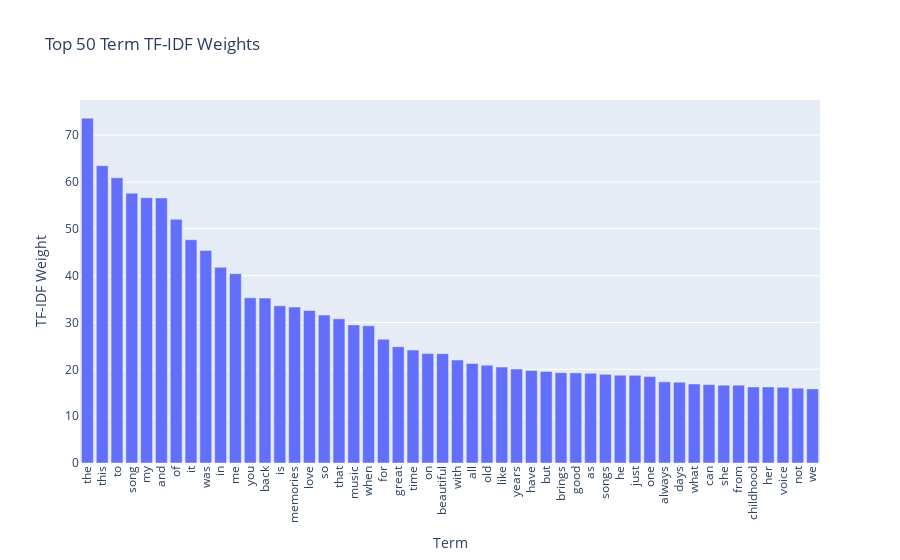

The notebook cell this image was saved under:
### Code cell
import plotly.express as px
import pandas as pd
import numpy as np

# 設定要顯示的詞語數量
num_terms_to_show = 50

# 計算 TF-IDF 權重總和，並創建一個 DataFrame
term_frequencies_tfidf = np.asarray(X_tfidf.sum(axis=0)).flatten()
data = pd.DataFrame({
    'Term': vectorizer.get_feature_names_out(),
    'TF-IDF Weight': term_frequencies_tfidf
}).nlargest(num_terms_to_show, 'TF-IDF Weight')  # 取前 50 個高 TF-IDF 權重的詞語

# 使用 Plotly 繪製互動式條形圖
fig = px.bar(data, x='Term', y='TF-IDF Weight', title=f'Top {num_terms_to_show} Term TF-IDF Weights')
fig.update_layout(xaxis_tickangle=-90)  # 旋轉 x 軸標籤
fig.show()

### Figure 1 — Plotly figure (JSON) as saved in the notebook; plotly's stock layout.template omitted (floating-point values rounded to 4 significant figures)
{"data": [{"alignmentgroup": "True", "hovertemplate": "Term=%{x}<br>TF-IDF Weight=%{y}<extra></extra>", "legendgroup": "", "marker": {"color": "#636efa", "pattern": {"shape": ""}}, "name": "", "offsetgroup": "", "orientation": "v", "showlegend": false, "textposition": "auto", "type": "bar", "x": ["the", "this", "to", "song", "my", "and", "of", "it", "was", "in", "me", "you", "back", "is", "memories", "love", "so", "that", "music", "when", "for", "great", "time", "on", "beautiful", "with", "all", "old", "like", "years", "have", "but", "brings", "good", "as", "songs", "he", "just", "one", "always", "days", "what", "can", "she", "from", "childhood", "her", "voice", "not", "we"], "xaxis": "x", "y": [73.62, 63.48, 60.89, 57.59, 56.63, 56.59, 52.04, 47.67, 45.34, 41.8, 40.42, 35.26, 35.2, 33.56, 33.29, 32.57, 31.58, 30.79, 29.49, 29.3, 26.43, 24.82, 24.11, 23.35, 23.35, 21.99, 21.25, 20.88, 20.48, 20.06, 19.76, 19.54, 19.28, 19.24, 19.18, 18.93, 18.74, 18.72, 18.45, 17.32, 17.25, 16.88, 16.73, 16.62, 16.62, 16.25, 16.24, 16.17, 15.98, 15.82], "yaxis": "y"}], "layout": {"barmode": "relative", "legend": {"tracegroupgap": 0}, "title": {"text": "Top 50 Term TF-IDF Weights"}, "xaxis": {"anchor": "y", "domain": [0, 1], "tickangle": -90, "title": {"text": "Term"}}, "yaxis": {"anchor": "x", "domain": [0, 1], "title": {"text": "TF-IDF Weight"}}}}
